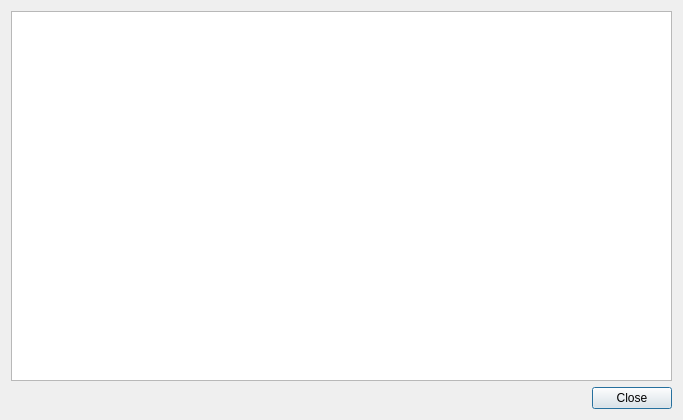
<?xml version="1.0" encoding="UTF-8"?>
<ui version="4.0">
 <class>MapThemeDownloadDialog</class>
 <widget class="QDialog" name="MapThemeDownloadDialog">
  <property name="geometry">
   <rect>
    <x>0</x>
    <y>0</y>
    <width>683</width>
    <height>420</height>
   </rect>
  </property>
  <property name="windowTitle">
   <string>Install Maps</string>
  </property>
  <layout class="QVBoxLayout" name="verticalLayout">
   <item>
    <widget class="QListView" name="listView">
     <property name="horizontalScrollBarPolicy">
      <enum>Qt::ScrollBarAlwaysOff</enum>
     </property>
    </widget>
   </item>
   <item>
    <widget class="QDialogButtonBox" name="buttonBox">
     <property name="orientation">
      <enum>Qt::Horizontal</enum>
     </property>
     <property name="standardButtons">
      <set>QDialogButtonBox::Close</set>
     </property>
    </widget>
   </item>
  </layout>
 </widget>
 <resources/>
 <connections>
  <connection>
   <sender>buttonBox</sender>
   <signal>rejected()</signal>
   <receiver>MapThemeDownloadDialog</receiver>
   <slot>reject()</slot>
   <hints>
    <hint type="sourcelabel">
     <x>316</x>
     <y>260</y>
    </hint>
    <hint type="destinationlabel">
     <x>286</x>
     <y>274</y>
    </hint>
   </hints>
  </connection>
  <connection>
   <sender>buttonBox</sender>
   <signal>accepted()</signal>
   <receiver>MapThemeDownloadDialog</receiver>
   <slot>accept()</slot>
   <hints>
    <hint type="sourcelabel">
     <x>248</x>
     <y>254</y>
    </hint>
    <hint type="destinationlabel">
     <x>157</x>
     <y>274</y>
    </hint>
   </hints>
  </connection>
 </connections>
</ui>
